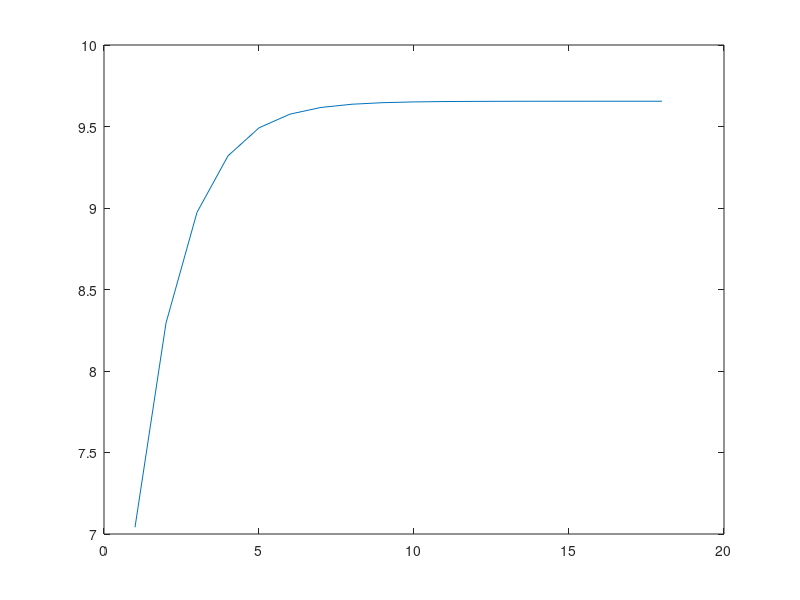

This chart was generated by the following MATLAB code:
%Metodo ponto fixo%

funcao = 'sqrt(x) - x/3 + 1/9';
funcao_iterativa = '3*sqrt(x) + 1/3';
valorinicial = input('Digite um valor inicial: ');
iteracoes = 1;
precisao = 0.00001;
x = valorinicial
f_x = eval(funcao_iterativa)
while ( (f_x ~= x)&&((f_x-x)>precisao) )
     display([num2str(f_x)]);
   x = f_x;
   f_x = eval(funcao_iterativa);
   eixo_x(iteracoes) = iteracoes;
   eixo_y(iteracoes) = x;
      
   
iteracoes = iteracoes +1;

end

plot(eixo_x,eixo_y);